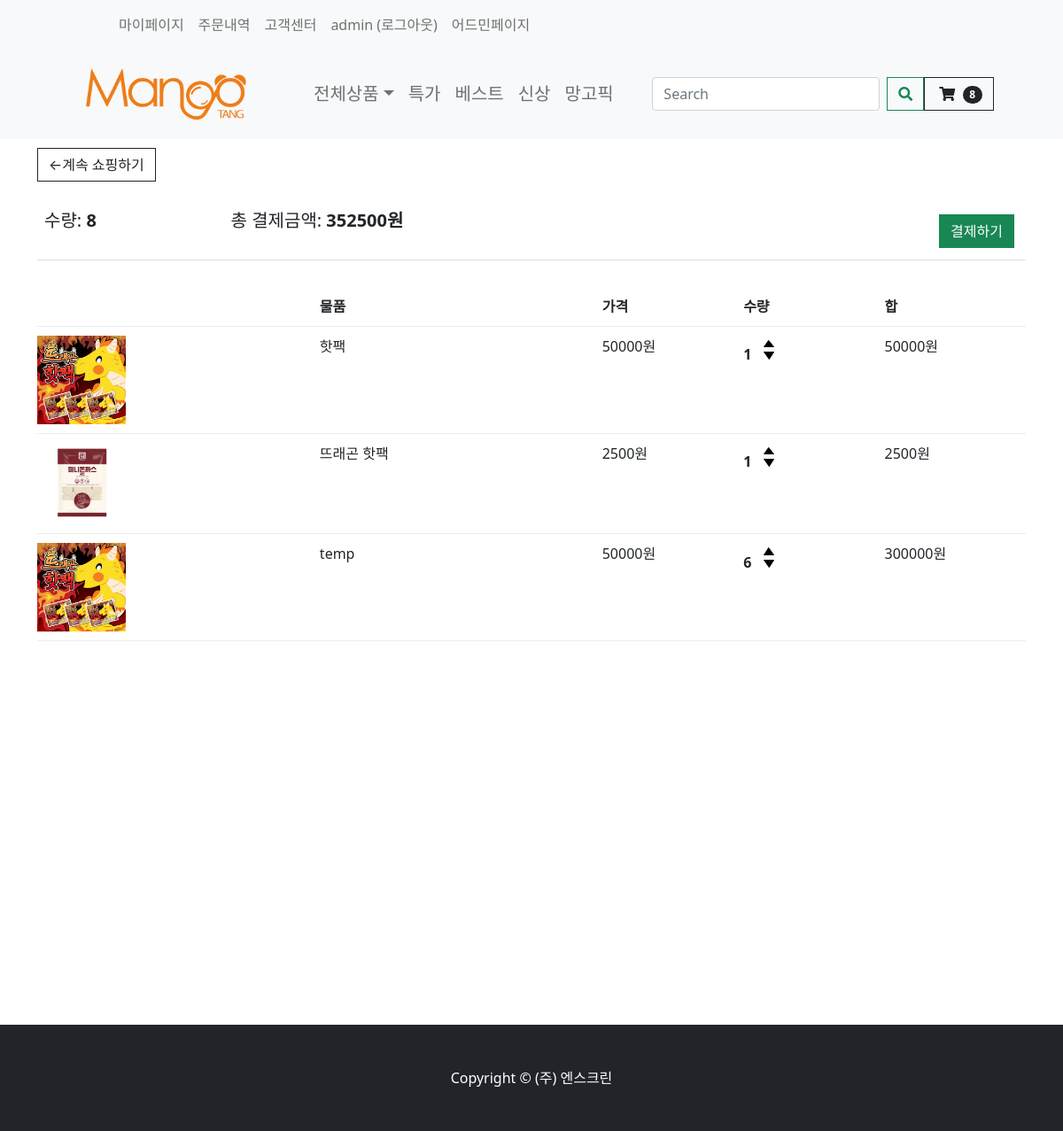
The app's page /cart/ (signed in) with its own data.
### store/models.py (models this page shows, shortened)
class Order(models.Model):
    customer = models.ForeignKey(Customer, on_delete=models.SET_NULL, null=True, blank=True)
    date_ordered = models.DateTimeField(auto_now_add=True)
    order_status = models.BooleanField(default=False)
    transaction_id = models.CharField(max_length=100, null=True)
    payment_state = models.BooleanField(default=False)
    shipping_fee = models.IntegerField(null=True, blank=True)
    track_number = models.IntegerField(null=True, blank=True)
    order_number = models.IntegerField(null=True, blank=True)
    total_fee = models.IntegerField(null=True, blank=True)
    recipent_address1 = models.CharField(max_length=200, null=False)
    recipent_address2 = models.CharField(max_length=200, null=False)
    recipent_number = models.CharField(max_length=50, null=False)
    recipent_name = models.CharField(max_length=50, null=False)
    order_request = models.CharField(max_length=100, null=False)
    orderer_number = models.CharField(max_length=100, null=False)
    orderer_name = models.CharField(max_length=100, null=False)
    @property
    def get_cart_total(self):
        orderitems = self.orderitem_set.all()  # 해당 order의 자식 가져와서
        total = sum([item.get_total for item in orderitems])  # 다더함함
        return total
    @property
    def get_cart_items(self):
        orderitems = self.orderitem_set.all()
        total = sum([item.quantity for item in orderitems])
        return total

class OrderItem(models.Model):
    product = models.ForeignKey(Product, on_delete=models.SET_NULL, null=True)
    order = models.ForeignKey(Order, on_delete=models.SET_NULL, null=True)
    quantity = models.IntegerField(default=0, null=True, blank=True)
    date_added = models.DateTimeField(auto_now_add=True)
    @property
    def get_total(self):
        total = self.product.price_discount * self.quantity
        return total

class Product(models.Model):
    product_name = models.CharField(max_length=200)
    price = models.FloatField(null=False, blank=False)
    image_detail = models.ImageField(null=True, blank=True)
    image_title = models.ImageField(null=True, blank=True)
    image_introduce = models.ImageField(null=True, blank=True)
    seller_code = models.CharField(max_length=50, null=False, blank=False)
    price_discount = models.FloatField(null=True)
    discount = models.IntegerField(null=True)
    stock = models.IntegerField()
    first_title = models.CharField(max_length=200)
    second_title = models.CharField(max_length=200)
    shipment_price = models.IntegerField(blank=True)
    hash_tag = models.CharField(max_length=200)
    option_bool = models.BooleanField(default=False, blank=False, null=True)
    collection_tag = models.CharField(max_length=200, null=True)
    item_company = models.CharField(null=False, max_length=200)
    product_status = models.BooleanField(default=False, blank=False, null=True)

### store/views.py (the view)
# urls.py: path('cart/', views.cart, name="cart"),
def cart(request):
    if request.user.is_authenticated:  # 로그인 유저일시
        customer = request.user.customer
        order, created = Order.objects.get_or_create(customer=customer, order_status=False)
        items = order.orderitem_set.all()  # orderitem은 Order의 자식 그래서 쿼리 가능
        cartItems = order.get_cart_items
    else:
        items = []
        order = {'get_cart_total': 0, 'get_cart_items': 0}
        cartItems = order['get_cart_items']
    context = {'items': items, 'order': order, 'cartItems': cartItems}
    return render(request, 'store/cart.html', context)

### store/templates/store/cart.html
{% extends 'store/main.html' %}
{% load static %}
{% block content %}
    <div class="container" style="height: 1000px">
        <div class="row">
            <div class="col-lg-12">
                <div class="box-element">
                    <a class="btn btn-outline-dark" href="{% url 'store' %}">&#x2190;계속 쇼핑하기</a>
                    <br>
                    <br>
                    <table class="table">
                        <tr>
                            <th><h5>수량: <strong>{{ order.get_cart_items }}</strong></h5></th>
                            <th><h5>총 결제금액:<strong> {{ order.get_cart_total|floatformat:0 }}원</strong></h5></th>
                            <th>
                                <a style="float:right; margin:5px;" class="btn btn-success" href="{% url 'checkout' %}">결제하기</a>
                            </th>
                        </tr>
                    </table>
                </div>
                <br>
                <div class="box-element">
                    <div class="cart-row">
                        <div style="flex:2"></div>
                        <div style="flex:2"><strong>물품</strong></div>
                        <div style="flex:1"><strong>가격</strong></div>
                        <div style="flex:1"><strong>수량</strong></div>
                        <div style="flex:1"><strong>합</strong></div>
                    </div>
                    {% for item in items %}
                        <div class="cart-row">
                            <div style="flex:2"><img class="row-image" src="{{ item.product.image_title.url }}"></div>
                            <div style="flex:2"><p>{{ item.product.product_name }}</p></div>
                            <div style="flex:1"><p>{{item.product.price_discount | floatformat:0}}원</p></div>
                            <div style="flex:1">
                                <p class="quantity">{{ item.quantity }}</p>
                                <div class="quantity">
                                    <img class="chg-quantity update-cart" data-product="{{item.product.seller_code}}" src="{% static  'images/arrow-up.png' %}" data-action="add">
                                    <img class="chg-quantity update-cart" data-product="{{item.product.seller_code}}" src="{% static  'images/arrow-down.png' %}" data-action="remove">
                                </div>
                            </div>
                            <div style="flex:1"><p>{{item.get_total|floatformat:0}}원</p></div>
                        </div>
                    {% endfor %}
                </div>
            </div>
        </div>
    </div>
{% endblock content %}

### store/templates/store/navbar.html (shortened to what this page needs)
{% load static %}
<nav class="navbar navbar-expand-lg navbar-light bg-light">
    <div class="bg-light container px-4 px-lg-5">
        <ul class="navbar-nav me-auto mb-2 mb-lg-0 ms-lg-5" style="">
            <li class="nav-item"><a href="{% url 'orderhistory' %}"
                                    class="nav-link dropdown-menu-size-customer">마이페이지</a></li>
            <li class="nav-item"><a href="{% url 'orderhistory' %}"
                                    class="nav-link dropdown-menu-size-customer">주문내역</a></li>
            <li class="nav-item"><a href="{% url 'faq' %}"
                                    class="nav-link dropdown-menu-size-customer">고객센터</a></li>
            {% if user.is_authenticated %}
                <a class="nav-link" href="{% url 'logout' %}">{{ user.username }} (로그아웃)</a>
            {% else %}
                <li class="nav-item"><a href="{% url 'login' %}" class="nav-link dropdown-menu-size-customer">로그인</a>
                </li>
            {% endif %}
            {% if user.is_superuser %}
                        <a class="nav-link" href={% url 'admin:index' %}>어드민페이지</a>
            {% endif %}
        </ul>
    </div>
</nav>
<nav class="navbar navbar-expand-lg navbar-light bg-light">
    <div class="container px-4 px-lg-5">
        <a href="{% url 'store' %}">
            <img src="{% static 'nscreen_logo/4_망고땡_로고 (영문).png' %}" width="220" alt="망고땡몰">
        </a>
        <div class="collapse navbar-collapse" id="navbarSupportedContent">
            <ul class="navbar-nav me-auto mb-2 mb-lg-0 ms-lg-5">
                <li class="nav-item dropdown">
                    <a class="nav-link dropdown-toggle dropdown-menu-size" id="navbarDropdown" href="#" role="button"
                       data-bs-toggle="dropdown" aria-expanded="false">전체상품</a>
                </li>
                <li class="nav-item"><a class="nav-link dropdown-menu-size" href="#!">특가</a></li>
                <li class="nav-item"><a class="nav-link dropdown-menu-size" href="#!">베스트</a></li>
                <li class="nav-item"><a class="nav-link dropdown-menu-size" href="#!">신상</a></li>
                <li class="nav-item"><a class="nav-link dropdown-menu-size" href="#!">망고픽</a></li>
            </ul>
            <form class="d-flex">
                <button class="btn" type="submit"></button>
                <input class="form-control me-2" type="search" placeholder="Search" aria-label="Search">
                <button class="btn btn-outline-success" type="submit"><i class="fas fa-search"></i></button>
            </form>
            <a href="{% url 'cart' %}" class="nav-link-cart">
                <button class="btn btn-outline-dark" type="submit">
                    <i class="fas fa-shopping-cart"></i>
                    <span class="badge bg-dark text-white ms-1 rounded-pill">{{ cartItems }}</span>
                </button>
            </a>
        </div>
    </div>
</nav>

### records on screen
Order: get_cart_items "8", get_cart_total "352500"
OrderItem: product.image_title (picture), product.product_name "핫팩", product.price_discount "50000", quantity "1", get_total "50000"
OrderItem: product.image_title (picture), product.product_name "뜨래곤 핫팩", product.price_discount "2500", quantity "1", get_total "2500"
OrderItem: product.image_title (picture), product.product_name "temp", product.price_discount "50000", quantity "6", get_total "300000"

### other values on screen
{{ user.username }} "admin"
{{ cartItems }} "8"
